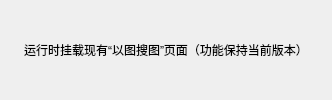
<?xml version="1.0" encoding="UTF-8"?>
<ui version="4.0">
<widget class="QWidget" name="pageImageSearch">
          <layout class="QVBoxLayout" name="pageImageSearchLayout">
           <property name="spacing">
            <number>0</number>
           </property>
           <property name="leftMargin">
            <number>24</number>
           </property>
           <property name="topMargin">
            <number>24</number>
           </property>
           <property name="rightMargin">
            <number>24</number>
           </property>
           <property name="bottomMargin">
            <number>24</number>
           </property>
           <item>
            <widget class="QLabel" name="pageImageSearchLabel">
             <property name="text">
              <string>运行时挂载现有“以图搜图”页面（功能保持当前版本）</string>
             </property>
             <property name="alignment">
              <set>Qt::AlignmentFlag::AlignCenter</set>
             </property>
            </widget>
           </item>
          </layout>
         </widget>
</ui>
